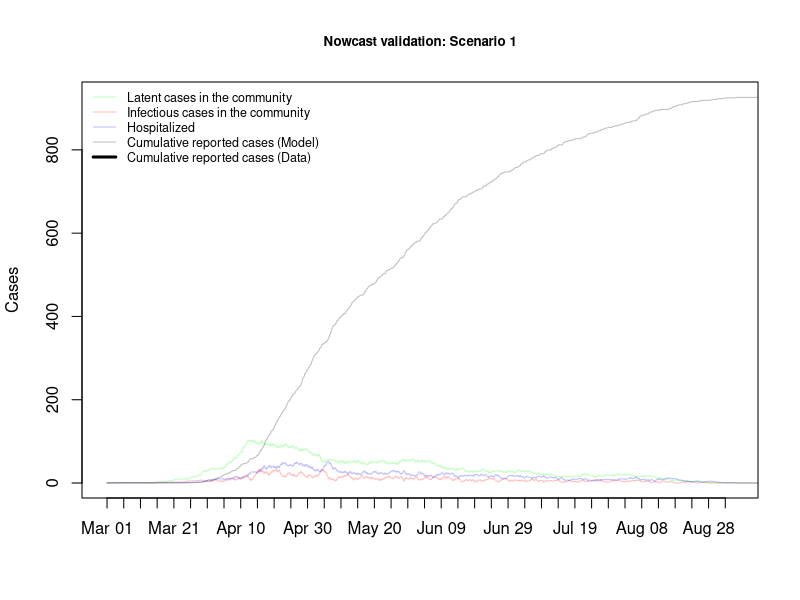
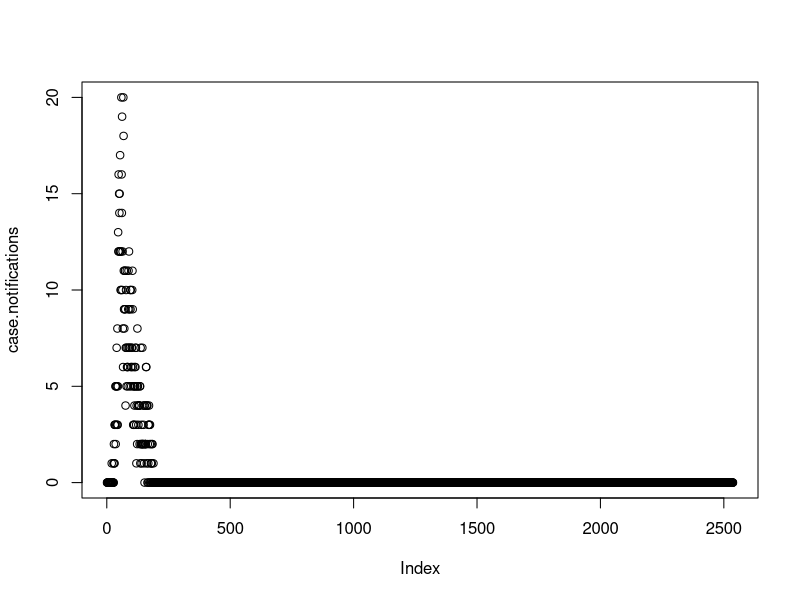
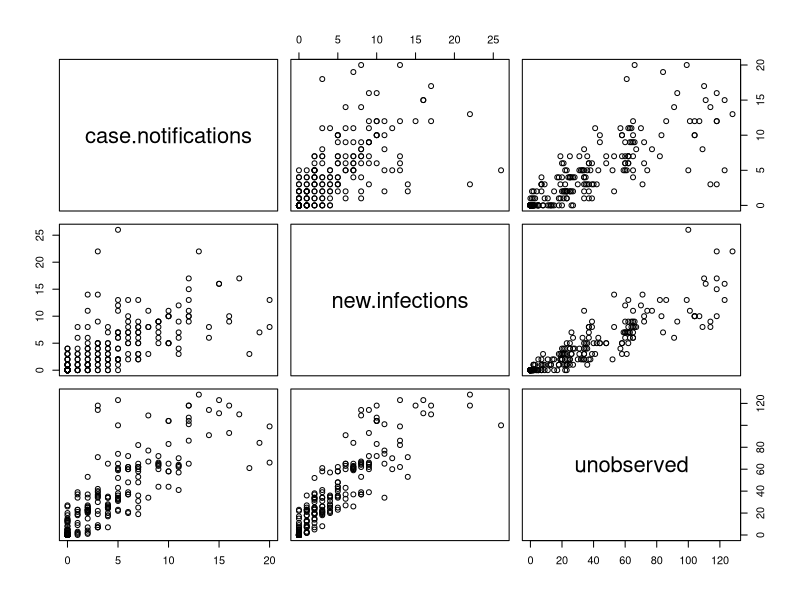
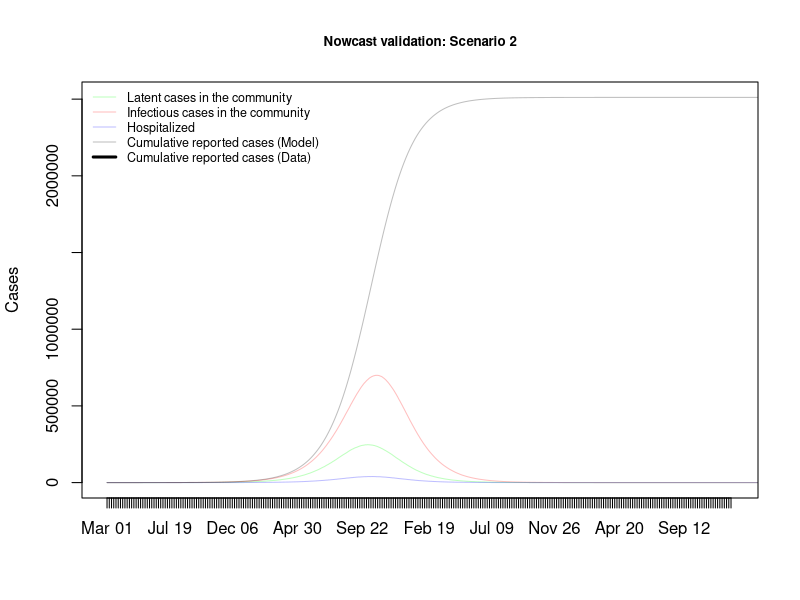
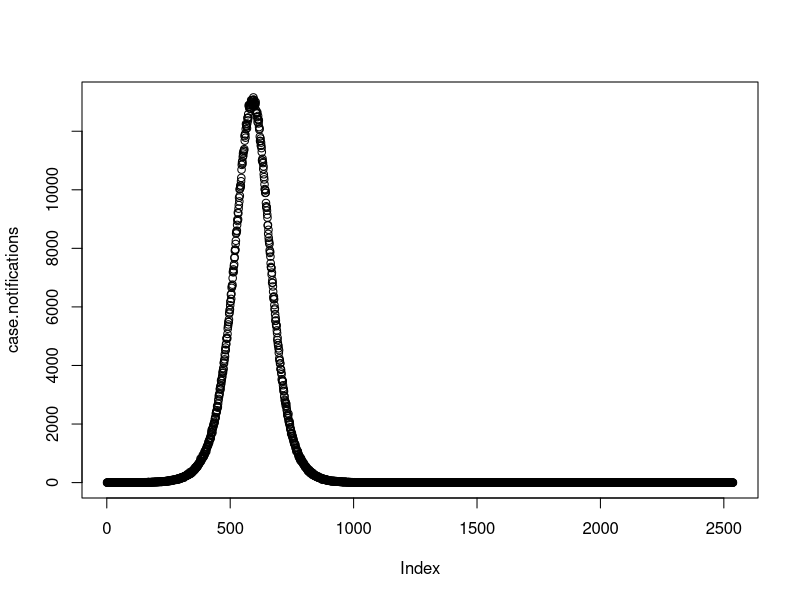
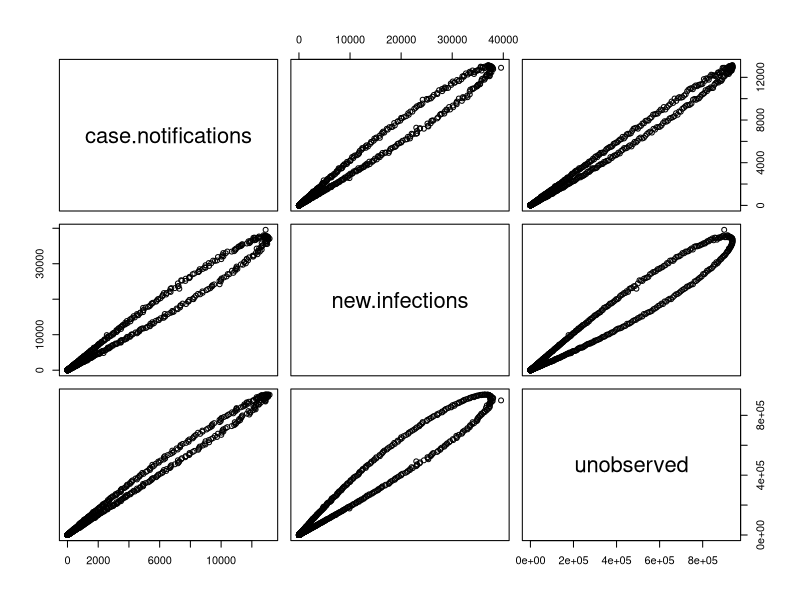
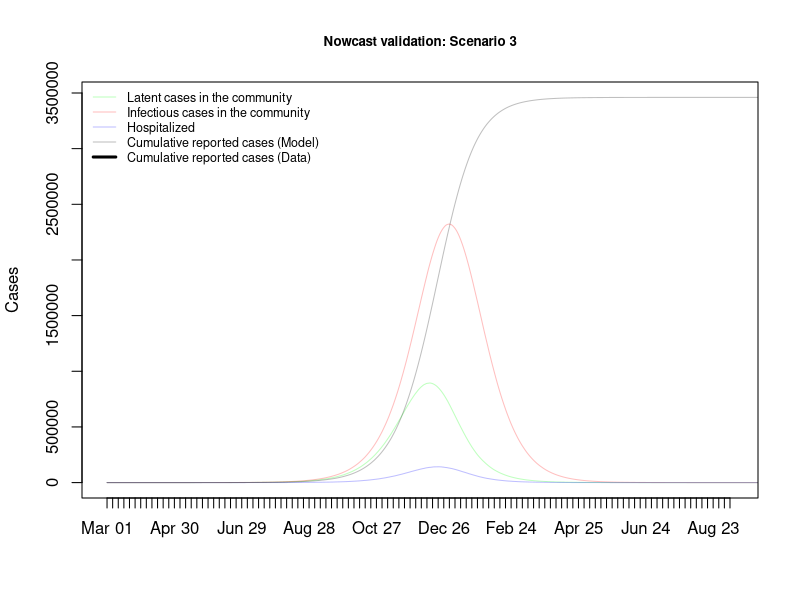
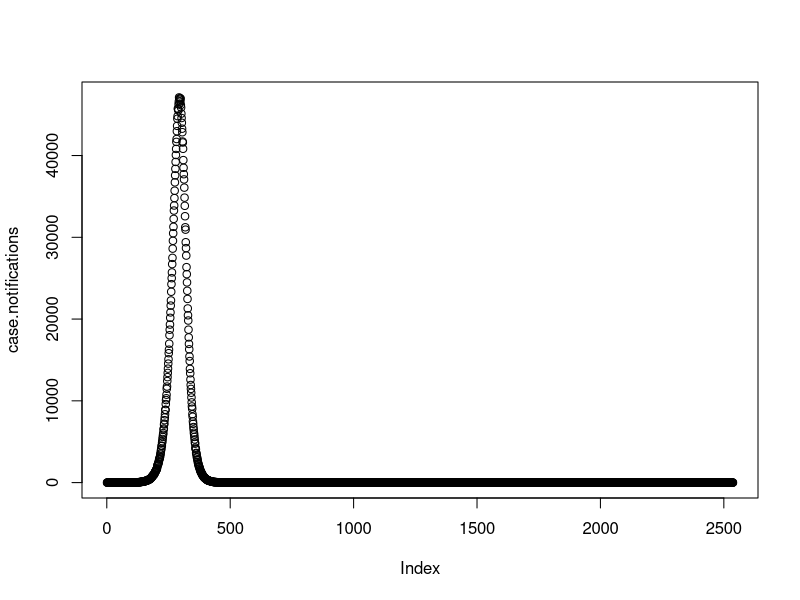

Write R code to recreate these figures, in order.
## ---- chunk 1
onestep <- function (x, params) {  #function to calculate one step of stochastic SIR
  
  S <- x[2]                            #local variable for susceptibles
  
  E1 <- x[3]                           #exposed classes
  E2 <- x[4]
  E3 <- x[5]
  E4 <- x[6]
  E5 <- x[7]
  E6 <- x[8]
  
  I1 <- x[9]                           #detected infectious classes
  I2 <- x[10]
  I3 <- x[11]
  I4 <- x[12]
  
  Iu1 <- x[13]                           #undetected infectious classes
  Iu2 <- x[14]
  Iu3 <- x[15]
  Iu4 <- x[16]
  
  I.detected <-I1+I2+I3+I4
  I.undetected <- Iu1+Iu2+Iu3+Iu4
  I <- I1+I2+I3+I4+Iu1+Iu2+Iu3+Iu4     #total infectious
  
  H <- x[17]                           #local variable for hospitalized
  Ru <- x[18]                          #local variable for undetected recovereds
  
  C <- x[19]    # local variable for notifications
 
  N <- S+E1+E2+E3+E4+E5+E6+I1+I2+I3+I4+Iu1+Iu2+Iu3+Iu4+H+Ru          # total size of population
  
  t <- x[20]                          #get current time
  
  with(                                #use with to simplify code
       as.list(params), 
       {
         gammai <- 4*gamma(z=z, b=b, a0=a0, t=as.numeric(t))  # multiplier 4 for pseudo stages
         sigmai <- 6*sigma  # multiplier 6 for pseudo stages
         etat <- eta(t,w)     # case notification rate
         betat <- beta(t,w)   # time dependent transmissibility, presymptomatic=1 causes this transmissibility to apply to late stage latent cases as well

         rates <- as.numeric(c(betat*I.detected/N+betat*c*I.undetected/N+presymptomatic*betat*c*E6/N,                           # movements out of S
                    sigmai, sigmai, sigmai, sigmai, sigmai, sigmai,   # movements out of E
                    gammai, gammai, gammai, gammai,                   # movements out of I (detected)
                    b, b, b, b,                                       # movements out of I (undetected)
                    etat))

         states0 <- x[2:(length(x)-1)]
         
         # transition probabilities
         
         p <- matrix(0, nrow=length(rates),ncol=length(states0))                                     # matrix to hold transitions probs
                
         p[1,]  <- c(exp(-rates[1]*dt),1-exp(-rates[1]*dt), 0, 0, 0, 0, 0, 0, 0, 0, 0, 0, 0, 0, 0, 0, 0, 0)   # S-> E
         
         p[2,]  <- c(0, exp(-rates[2]*dt), 1-exp(-rates[2]*dt), 0, 0, 0, 0, 0, 0, 0, 0, 0, 0, 0, 0, 0, 0, 0)    # Transitions out of E
         p[3,]  <- c(0, 0, exp(-rates[3]*dt), 1-exp(-rates[3]*dt), 0, 0, 0, 0, 0, 0, 0, 0, 0, 0, 0, 0, 0, 0)    # Transitions out of E
         p[4,]  <- c(0, 0, 0, exp(-rates[4]*dt), 1-exp(-rates[4]*dt), 0, 0, 0, 0, 0, 0, 0, 0, 0, 0, 0, 0, 0)    # Transitions out of E
         p[5,]  <- c(0, 0, 0, 0, exp(-rates[5]*dt), 1-exp(-rates[5]*dt), 0, 0, 0, 0, 0, 0, 0, 0, 0, 0, 0, 0)    # Transitions out of E
         p[6,]  <- c(0, 0, 0, 0, 0, exp(-rates[6]*dt), 1-exp(-rates[6]*dt), 0, 0, 0, 0, 0, 0, 0, 0, 0, 0, 0)    # Transitions out of E
         p[7,]  <- c(0, 0, 0, 0, 0, 0, exp(-rates[7]*dt), (1-exp(-rates[7]*dt))*q(w), 0, 0, 0, (1-exp(-rates[7]*dt))*(1-q(w)), 0, 0, 0, 0, 0, 0)    # Transitions out of E
         
         p[8,]  <- c(0, 0, 0, 0, 0, 0, 0, exp(-rates[8]*dt), 1-exp(-rates[8]*dt), 0, 0, 0, 0, 0, 0, 0, 0, 0)    # Transitions out of I (detected)
         p[9,]  <- c(0, 0, 0, 0, 0, 0, 0, 0, exp(-rates[9]*dt), 1-exp(-rates[9]*dt), 0, 0, 0, 0, 0, 0, 0, 0)    # Transitions out of I
         p[10,] <- c(0, 0, 0, 0, 0, 0, 0, 0, 0, exp(-rates[10]*dt), 1-exp(-rates[10]*dt), 0, 0, 0, 0, 0, 0, 0)  # Transitions out of I
         p[11,] <- c(0, 0, 0, 0, 0, 0, 0, 0, 0, 0, exp(-rates[11]*dt), 0, 0, 0, 0, 1-exp(-rates[11]*dt), 0, 0)  # Transitions out of I -> H
         
         p[12,]  <- c(0, 0, 0, 0, 0, 0, 0, 0, 0, 0, 0,  exp(-rates[12]*dt), 1-exp(-rates[12]*dt), 0, 0, 0, 0, 0)    # Transitions out of I (undetected)
         p[13,]  <- c(0, 0, 0, 0, 0, 0, 0, 0, 0, 0, 0, 0,  exp(-rates[13]*dt), 1-exp(-rates[13]*dt), 0, 0, 0, 0)    # Transitions out of I
         p[14,] <- c(0, 0, 0, 0, 0, 0, 0, 0, 0, 0, 0, 0, 0,  exp(-rates[14]*dt), 1-exp(-rates[14]*dt), 0, 0, 0)  # Transitions out of I
         p[15,] <- c(0, 0, 0, 0, 0, 0, 0, 0, 0, 0, 0, 0, 0, 0,  exp(-rates[15]*dt), 0, 1-exp(-rates[15]*dt), 0)  # Transitions out of I -> R_u

          
         p[16,] <- c(0, 0, 0, 0, 0, 0, 0, 0, 0, 0, 0, 0, 0, 0, 0, exp(-rates[16]*dt), 0, 1-exp(-rates[16]*dt))  # Transitions R_d -> to C (notification)

         # update states
         
         states1 <- matrix(0, nrow=length(rates),ncol=length(states0))                                # matrix to hold future states

         for(i in 1:length(rates)){
           states1[i,] <- t(rmultinom(1, states0[i], p[i,])) 
         }
         
         states1 <- colSums(states1)
         states1[17] <- states1[17]+Ru  #add formerly Recovered undetected cases
         states1[18] <- states1[18]+C  #add formerly notified cases
         
         return(x <- c(dt, states1, tail(x,1)+dt))
       }
       )
}


model <- function (x, params, nstep) {  #function to simulate stochastic SIR
  output <- array(dim=c(nstep+1,length(x)))         #set up array to store results
  colnames(output) <- c("time","S",
                        "E1", "E2", "E3", "E4", "E5", "E6",
                        "I1", "I2", "I3", "I4", "Iu1", "Iu2", "Iu3", "Iu4",
                        "H", "Ru", "C", "cum.time") #name variables
  output[1,] <- x                           #first record of output is initial condition
  for (k in 1:nstep) {                      #iterate for nstep steps
    output[k+1,] <- x <- as.numeric(onestep(x,params))
  }
  output                                    #return output
}


gamma <- function(z = 12, b=0.143, a0=1/1.5, t){
  # piecewise function
  # default parameters z = 12, b=1/7, a0=1/1.5
  #    z: time at start of intervention (notionally March 12)
  #    b: intercept (positive)
  #    a0: post intervention isolation ratae
  #    t: time in the model
  
  gamma <- ifelse(t<=z, gamma <- b, gamma <- a0)
  return(gamma)
}

eta <- function(t, w=12) ifelse(t<=w,1/3,1/3)

q <- function(t, w=12, q0=1, q1=1) ifelse(t<=w,q0,q1)

beta <- function(t, w=12, beta0=0.6584, beta.factor=2) ifelse(t<=w,beta0,beta0/beta.factor)


evaluate.model <- function(params=list(beta0=0.6584, sigma=1/6.4, z=12, b=0.143, a0=1/1.5, w=12, c=1, presymptomatic=1, dt=0.05),
                                       init = list(S=10600000, E1=0, E2=0, E3=0, E4=0, E5=6, E6=0,
                                                   I1 = 1, I2= 0, I3=0, I4=0, Iu1=0, Iu2=0, Iu3=0, Iu4=0,
                                                   H=0, Ru=0, C=0),
                           nsims=2, nstep=NULL, start=as.Date("2020-03-01"),today=Sys.Date()){
 
  if(is.null(nstep)) nstep <- (as.numeric(today-start)+1+28)/params$dt #run simulation from start to current time plus four weeks

  xstart <- c(time=0, unlist(init), cum.time = 0) #initial conditions

  data <- vector(mode='list',length=nsims) #initialize list to store the output

  for (k in 1:nsims) {              #simulate nsims times
    data[[k]] <- as.data.frame(model(xstart,params,nstep))
    data[[k]]$cum.time <- cumsum(data[[k]]$time)
    
  }

  return(data)
}

plot.model <- function(data, log='y', title=''){
  # The function `plot.model` provides automated visualization of model simulations
  
  # process data
  nsims <- length(data)
 
  for(i in 1:nsims) data[[i]]$I <- data[[i]]$I1 + data[[i]]$I2 + data[[i]]$I3 +
      data[[i]]$I4
  for(i in 1:nsims) data[[i]]$Iu <- data[[i]]$Iu1 + data[[i]]$Iu2 + data[[i]]$Iu3 +
      data[[i]]$Iu4
  for(i in 1:nsims) data[[i]]$E <- data[[i]]$E1 + data[[i]]$E2 + data[[i]]$E3 +
      data[[i]]$E4 + data[[i]]$E5 + data[[i]]$E6
  
  max.time<-data[[1]]$cum.time[max(which(data[[1]]$I>0))] #maximum time in first simulation
  max.y<-max(data[[1]]$C)       #find max total confirmed cases for plotting range
  
  # calculate means
  m1 <- m2 <- m3 <- m4 <- m5 <- matrix(nrow=length(data[[1]]$I), ncol=nsims)
  for(i in 1:nsims){
    m1[,i] <- data[[i]]$E
    m2[,i] <- data[[i]]$I+data[[i]]$Iu
   # m3[,i] <- data[[i]]$Iu
    m4[,i] <- data[[i]]$H
    m5[,i] <- data[[i]]$C
  }
  E.mean <- rowMeans(m1)
  I.mean <- rowMeans(m2)
 # Iu.mean <- rowMeans(m3)
  H.mean <- rowMeans(m4)
  C.mean <- rowMeans(m5)
  
  # colors
  E.col <- rgb(0,1,0,.25)
  I.col <- rgb(1,0,0,.25)
  Iu.col <- rgb(0.5, 0.5, 0, 0.25)
  H.col <- rgb(0,0,1,.25)
  C.col <- rgb(0,0,0,.25)
  E.mean.col <- rgb(0,1,0,1)
  I.mean.col <- rgb(1,0,0,1)
  Iu.mean.col <- rgb(0.5,0.5,0,1)
  H.mean.col <- rgb(0,0,1,1)
  C.mean.col <- rgb(0,0,0,1)
  
  #set up plot
  plot(I~cum.time,data=data[[1]],xlab='',ylab='Cases',col=1,
       xlim=c(0,max.time),ylim=c(1,max.y), type='n', lty=1, log=log,
       axes=FALSE, main=title, cex.main=0.8) # set up plot
  
  # add data to plot
  #day <- georgia$date - start
  #lines(day, cumsum(georgia$cases), type='h', col='black', lwd=3, lend='butt' )
  
  # plot spaghetti
  lines(E~cum.time,data=data[[1]], col=E.col, lty=1)
  lines(I+Iu~cum.time,data=data[[1]], col=I.col, lty=1)
 # lines(Iu~cum.time,data=data[[1]], col=Iu.col, lty=1)
  lines(H~cum.time,data=data[[1]], col=H.col, lty=1)
  lines(C~cum.time,data=data[[1]], col=C.col, lty=1, lwd=1)

 
  axis(1, at=seq(0,max.time,5), labels=format(start+seq(0,max.time,5), format= '%b %d'))
  axis(2)
  box()

  if(nsims > 1){
  for (k in 2:min(100,nsims)) {              #add multiple epidemics to plot
    lines(E~cum.time, data=data[[k]], col=E.col, type='l', lty=1)
    lines(I+Iu~cum.time, data=data[[k]], col=I.col, type='l', lty=1)
 #   lines(Iu~cum.time, data=data[[k]], col=Iu.col, type='l', lty=1)
    lines(H~cum.time, data=data[[k]], col=H.col, type='l', lty=1)
    lines(C~cum.time, data=data[[k]], col=C.col, type='l', lty=1, lwd=1)
  }
  
  # plot means
  lines(E.mean~cum.time, data=data[[k]], col=E.mean.col, lty=1)
  lines(I.mean~cum.time, data=data[[k]], col=I.mean.col, lty=1)  
#  lines(Iu.mean~cum.time, data=data[[k]], col=Iu.mean.col, lty=1)
  lines(H.mean~cum.time, data=data[[k]], col=H.mean.col, lty=1)
  lines(C.mean~cum.time, data=data[[k]], col=C.mean.col, lty=1)
  }

   legend('topleft', lty=c(1,1,1,1,1,1), lwd=c(1,1,1,1,3,3), bty='n', cex=0.75,
         col=c(E.col, I.col, H.col, C.col, 'black'),
         legend=c('Latent cases in the community', 'Infectious cases in the community', 'Hospitalized', 
                  'Cumulative reported cases (Model)', 'Cumulative reported cases (Data)'))
}
## ---- chunk 2
scenario <- 'Scenario 1'
start=as.Date("2020-03-01")
today <- Sys.Date()
out <- evaluate.model(params=list(beta0=0.6584, sigma=1/6.4, z=28, b=0.143, a0=1/1.5, w=42, presymptomatic=1, c=1, dt=0.05),
                                       init = list(S=10600000, E1=0, E2=0, E3=0, E4=0, E5=0, E6=0,
                                                   I1 = 1, I2= 0, I3=0, I4=0, Iu1=0, Iu2=0, Iu3=0, Iu4=0,
                                                   H=0, Ru=0, C=0),
                                nstep = (as.numeric(today-start)+1+84)/0.05,   # solve for 12 weeks from current time
                                nsims=1, start=as.Date("2020-03-01"))
plot.model(out, log='', title=paste('Nowcast validation:', scenario))

out <- out[[1]]
report.times <- seq(1,(length(out$cum.time)), by=20)
case.notifications <- diff(out$C[report.times])
plot(case.notifications)
unobserved <- out$E1+out$E2+out$E3+out$E4+out$E5+out$E6+out$I1+out$I2+out$I3+out$I4+out$Iu1+out$Iu2+out$Iu3+out$Iu4
unobserved <- unobserved[tail(report.times,-1)]
new.infections <- head(-1*aggregate(diff(out$S), by=list(tail(floor(out$cum.time),-1)), FUN=sum)$x,-1)
nowcast.validation <- data.frame(case.notifications, new.infections, unobserved)
plot(nowcast.validation)
write.csv(nowcast.validation, file=paste('nowcast-validation-',scenario,'.csv', sep=''))
## ---- chunk 3
scenario <- 'Scenario 2'
start=as.Date("2020-03-01")
set.seed(03162020)

q <- function(t, w=12, q0=0.346, q1=0.346) ifelse(t<=w,q0,q1)

today <- Sys.Date()
out <- evaluate.model(params=list(beta0=0.6584, sigma=1/6.4, z=28, b=0.143, a0=1/1.5, w=42, presymptomatic=1, c=0.2, dt=0.05),
                                       init = list(S=10600000, E1=0, E2=0, E3=0, E4=0, E5=0, E6=0,
                                                   I1 = 1, I2= 0, I3=0, I4=0, Iu1=0, Iu2=0, Iu3=0, Iu4=0,
                                                   H=0, Ru=0, C=0),
                                nstep = (as.numeric(today-start)+1+84)/0.05,   # solve for 12 weeks from current time
                                nsims=1, start=as.Date("2020-03-01"))
plot.model(out, log='', title=paste('Nowcast validation:', scenario))

out <- out[[1]]
report.times <- seq(1,(length(out$cum.time)), by=20)
case.notifications <- diff(out$C[report.times])
plot(case.notifications)
unobserved <- out$E1+out$E2+out$E3+out$E4+out$E5+out$E6+out$I1+out$I2+out$I3+out$I4+out$Iu1+out$Iu2+out$Iu3+out$Iu4
unobserved <- unobserved[tail(report.times,-1)]
new.infections <- head(-1*aggregate(diff(out$S), by=list(tail(floor(out$cum.time),-1)), FUN=sum)$x,-1)
nowcast.validation <- data.frame(case.notifications, new.infections, unobserved)
plot(nowcast.validation)
write.csv(nowcast.validation, file=paste('nowcast-validation-',scenario,'.csv', sep=''))
## ---- chunk 4
scenario <- 'Scenario 3'
start=as.Date("2020-03-01")
set.seed(03162020)

q <- function(t, w=12, q0=0.346, q1=0.346) ifelse(t<=w,q0,q1)

today <- Sys.Date()
out <- evaluate.model(params=list(beta0=0.6584, sigma=1/6.4, z=28, b=0.143, a0=1/1.5, w=21, presymptomatic=1, c=0.35, dt=0.05),
                                       init = list(S=10600000, E1=0, E2=0, E3=0, E4=0, E5=0, E6=0,
                                                   I1 = 1, I2= 0, I3=0, I4=0, Iu1=0, Iu2=0, Iu3=0, Iu4=0,
                                                   H=0, Ru=0, C=0),
                                nstep = (as.numeric(today-start)+1+84)/0.05,   # solve for 12 weeks from current time
                                nsims=1, start=as.Date("2020-03-01"))
plot.model(out, log='', title=paste('Nowcast validation:', scenario))

out <- out[[1]]
report.times <- seq(1,(length(out$cum.time)), by=20)
case.notifications <- diff(out$C[report.times])
plot(case.notifications)
unobserved <- out$E1+out$E2+out$E3+out$E4+out$E5+out$E6+out$I1+out$I2+out$I3+out$I4+out$Iu1+out$Iu2+out$Iu3+out$Iu4
unobserved <- unobserved[tail(report.times,-1)]
new.infections <- head(-1*aggregate(diff(out$S), by=list(tail(floor(out$cum.time),-1)), FUN=sum)$x,-1)
nowcast.validation <- data.frame(case.notifications, new.infections, unobserved)
plot(nowcast.validation)
write.csv(nowcast.validation, file=paste('nowcast-validation-',scenario,'.csv', sep=''))
## ---- chunk 5
scenario <- 'Scenario 4'
start=as.Date("2020-03-01")
set.seed(03162020)

q <- function(t, w=12, q0=1, q1=1) ifelse(t<=w,q0,q1)

today <- Sys.Date()
out <- evaluate.model(params=list(beta0=0.6584, sigma=1/6.4, z=14, b=0.143, a0=1/1.5, w=21, presymptomatic=1, c=1, dt=0.05),
                                       init = list(S=10600000, E1=0, E2=0, E3=0, E4=0, E5=0, E6=0,
                                                   I1 = 1, I2= 0, I3=0, I4=0, Iu1=0, Iu2=0, Iu3=0, Iu4=0,
                                                   H=0, Ru=0, C=0),
                                nstep = (as.numeric(today-start)+1+84)/0.05,   # solve for 12 weeks from current time
                                nsims=1, start=as.Date("2020-03-01"))
plot.model(out, log='', title=paste('Nowcast validation:', scenario))

out <- out[[1]]
report.times <- seq(1,(length(out$cum.time)), by=20)
case.notifications <- diff(out$C[report.times])
plot(case.notifications)
unobserved <- out$E1+out$E2+out$E3+out$E4+out$E5+out$E6+out$I1+out$I2+out$I3+out$I4+out$Iu1+out$Iu2+out$Iu3+out$Iu4
unobserved <- unobserved[tail(report.times,-1)]
new.infections <- head(-1*aggregate(diff(out$S), by=list(tail(floor(out$cum.time),-1)), FUN=sum)$x,-1)
nowcast.validation <- data.frame(case.notifications, new.infections, unobserved)
plot(nowcast.validation)
write.csv(nowcast.validation, file=paste('nowcast-validation-',scenario,'.csv', sep=''))
## ---- chunk 6
scenario <- 'Scenario 5'
start=as.Date("2020-03-01")
set.seed(03162020)

q <- function(t, w=12, q0=1, q1=1) ifelse(t<=w,q0,q1)

today <- Sys.Date()
out <- evaluate.model(params=list(beta0=0.6584, sigma=1/6.4, z=28, b=0.143, a0=1/1.5, w=42, presymptomatic=1, c=1, dt=0.05),
                                       init = list(S=10600000, E1=0, E2=0, E3=0, E4=0, E5=0, E6=0,
                                                   I1 = 1, I2= 0, I3=0, I4=0, Iu1=0, Iu2=0, Iu3=0, Iu4=0,
                                                   H=0, Ru=0, C=0),
                                nstep = (as.numeric(today-start)+1+84)/0.05,   # solve for 12 weeks from current time
                                nsims=1, start=as.Date("2020-03-01"))
plot.model(out, log='', title=paste('Nowcast validation:', scenario))

out <- out[[1]]
report.times <- seq(1,(length(out$cum.time)), by=20)
case.notifications <- diff(out$C[report.times])
plot(case.notifications)
unobserved <- out$E1+out$E2+out$E3+out$E4+out$E5+out$E6+out$I1+out$I2+out$I3+out$I4+out$Iu1+out$Iu2+out$Iu3+out$Iu4
unobserved <- unobserved[tail(report.times,-1)]
new.infections <- head(-1*aggregate(diff(out$S), by=list(tail(floor(out$cum.time),-1)), FUN=sum)$x,-1)
nowcast.validation <- data.frame(case.notifications, new.infections, unobserved)
plot(nowcast.validation)
write.csv(nowcast.validation, file=paste('nowcast-validation-',scenario,'.csv', sep=''))
## ---- chunk 7
scenario <- 'Scenario 6'
start=as.Date("2020-03-01")
set.seed(03162020)

q <- function(t, w=12, q0=1, q1=1) ifelse(t<=w,q0,q1)

today <- Sys.Date()
out <- evaluate.model(params=list(beta0=0.6584, sigma=1/6.4, z=28, b=0.143, a0=1/1.5, w=42, presymptomatic=0, c=1, dt=0.05),
                                       init = list(S=10600000, E1=0, E2=0, E3=0, E4=0, E5=0, E6=0,
                                                   I1 = 1, I2= 0, I3=0, I4=0, Iu1=0, Iu2=0, Iu3=0, Iu4=0,
                                                   H=0, Ru=0, C=0),
                                nstep = (as.numeric(today-start)+1+84)/0.05,   # solve for 12 weeks from current time
                                nsims=1, start=as.Date("2020-03-01"))
plot.model(out, log='', title=paste('Nowcast validation:', scenario))

out <- out[[1]]
report.times <- seq(1,(length(out$cum.time)), by=20)
case.notifications <- diff(out$C[report.times])
plot(case.notifications)
unobserved <- out$E1+out$E2+out$E3+out$E4+out$E5+out$E6+out$I1+out$I2+out$I3+out$I4+out$Iu1+out$Iu2+out$Iu3+out$Iu4
unobserved <- unobserved[tail(report.times,-1)]
new.infections <- head(-1*aggregate(diff(out$S), by=list(tail(floor(out$cum.time),-1)), FUN=sum)$x,-1)
nowcast.validation <- data.frame(case.notifications, new.infections, unobserved)
plot(nowcast.validation)
write.csv(nowcast.validation, file=paste('nowcast-validation-',scenario,'.csv', sep=''))
## ---- chunk 8
scenario <- 'Scenario 7'
start=as.Date("2020-03-01")
set.seed(03162020)

q <- function(t, w=12, q0=1, q1=1) ifelse(t<=w,q0,q1)
eta <- function(t, w=12) ifelse(t<=w,10,10)
beta <- function(t, w=12, beta0=0.6584, beta.factor=2) ifelse(t<=w,beta0,beta0/beta.factor)

today <- Sys.Date()
out <- evaluate.model(params=list(beta0=0.6584, sigma=1/7.67, z=14, b=0.143, a0=1/1.5, w=28, presymptomatic=1, c=1, dt=0.05),
                                       init = list(S=10600000, E1=0, E2=0, E3=0, E4=0, E5=0, E6=0,
                                                   I1 = 1, I2= 0, I3=0, I4=0, Iu1=0, Iu2=0, Iu3=0, Iu4=0,
                                                   H=0, Ru=0, C=0),
                                nstep = (as.numeric(today-start)+1+184)/0.05,   # solve for 12 weeks from current time
                                nsims=1, start=as.Date("2020-03-01"))
plot.model(out, log='', title=paste('Nowcast validation:', scenario))

out <- out[[1]]
report.times <- seq(1,(length(out$cum.time)), by=20)
case.notifications <- diff(out$C[report.times])
plot(case.notifications)
unobserved <- out$E1+out$E2+out$E3+out$E4+out$E5+out$E6+out$I1+out$I2+out$I3+out$I4+out$Iu1+out$Iu2+out$Iu3+out$Iu4
unobserved <- unobserved[tail(report.times,-1)]
new.infections <- head(-1*aggregate(diff(out$S), by=list(tail(floor(out$cum.time),-1)), FUN=sum)$x,-1)
nowcast.validation <- data.frame(case.notifications, new.infections, unobserved)
plot(nowcast.validation)
write.csv(nowcast.validation, file=paste('nowcast-validation-',scenario,'.csv', sep=''))
